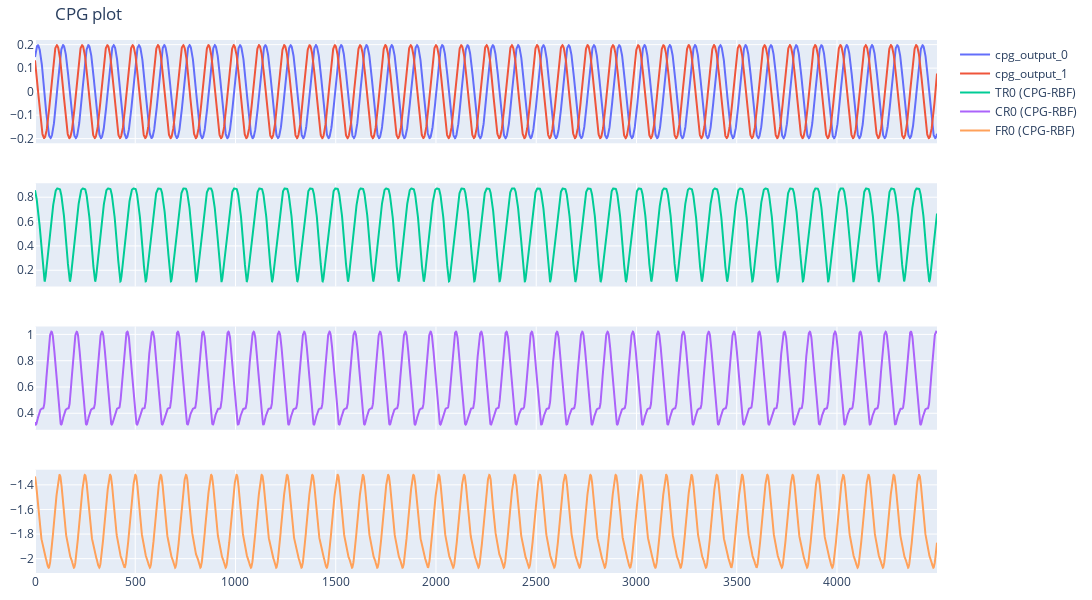

The code cell stored with this chart in its notebook:
### Code cell
cpg = CPG_SO2()
cpg_output_0 = []
cpg_output_1 = []
online_imitated_paths = {'TR0':[], 'CR0':[], 'FR0':[]}
for i in range(4500):
    cpg.s = 1.0
    cpg.update_cpg(0.05)      # phi would be equal when learning


    cpg_output_0.append(cpg.out0_t)
    cpg_output_1.append(cpg.out1_t)
    
    online_imitated_paths['TR0'].append(rbf.regenerate_target_traj(cpg.out0_t, cpg.out1_t, imitated_weights['TR0']))
    online_imitated_paths['CR0'].append(rbf.regenerate_target_traj(cpg.out0_t, cpg.out1_t, imitated_weights['CR0']))
    online_imitated_paths['FR0'].append(rbf.regenerate_target_traj(cpg.out0_t, cpg.out1_t, imitated_weights['FR0']))

fig = go.Figure()
fig = make_subplots(rows=4, cols=1, shared_xaxes=True)
fig.update_layout(height=600, width=1100, title="CPG plot")
fig.update_layout(margin=dict(l=10, r=10, t=40, b=10))  # Reduce margins

fig.add_trace(go.Scatter( y=cpg_output_0, mode='lines', name=f'cpg_output_0'), row=1, col=1)
fig.add_trace(go.Scatter( y=cpg_output_1, mode='lines', name=f'cpg_output_1'), row=1, col=1)
fig.add_trace(go.Scatter( y=online_imitated_paths['TR0'], mode='lines', name=f'TR0 (CPG-RBF)'), row=2, col=1)
fig.add_trace(go.Scatter( y=online_imitated_paths['CR0'], mode='lines', name=f'CR0 (CPG-RBF)'), row=3, col=1)
fig.add_trace(go.Scatter( y=online_imitated_paths['FR0'], mode='lines', name=f'FR0 (CPG-RBF)'), row=4, col=1)

### Figure 1 — Plotly figure (JSON) as saved in the notebook; plotly's stock layout.template omitted (floating-point values rounded to 4 significant figures; data arrays with more than 128 entries replaced by an {"elided": "..."} marker saying what was removed)
{"data": [{"mode": "lines", "name": "cpg_output_0", "type": "scatter", "xaxis": "x", "y": {"elided": "4500 float values"}, "yaxis": "y"}, {"mode": "lines", "name": "cpg_output_1", "type": "scatter", "xaxis": "x", "y": {"elided": "4500 float values"}, "yaxis": "y"}, {"mode": "lines", "name": "TR0 (CPG-RBF)", "type": "scatter", "xaxis": "x2", "y": {"elided": "4500 float values"}, "yaxis": "y2"}, {"mode": "lines", "name": "CR0 (CPG-RBF)", "type": "scatter", "xaxis": "x3", "y": {"elided": "4500 float values"}, "yaxis": "y3"}, {"mode": "lines", "name": "FR0 (CPG-RBF)", "type": "scatter", "xaxis": "x4", "y": {"elided": "4500 float values"}, "yaxis": "y4"}], "layout": {"height": 600, "margin": {"b": 10, "l": 10, "r": 10, "t": 40}, "title": {"text": "CPG plot"}, "width": 1100, "xaxis": {"anchor": "y", "domain": [0, 1], "matches": "x4", "showticklabels": false}, "xaxis2": {"anchor": "y2", "domain": [0, 1], "matches": "x4", "showticklabels": false}, "xaxis3": {"anchor": "y3", "domain": [0, 1], "matches": "x4", "showticklabels": false}, "xaxis4": {"anchor": "y4", "domain": [0, 1]}, "yaxis": {"anchor": "x", "domain": [0.8063, 1]}, "yaxis2": {"anchor": "x2", "domain": [0.5375, 0.7312]}, "yaxis3": {"anchor": "x3", "domain": [0.2687, 0.4625]}, "yaxis4": {"anchor": "x4", "domain": [0, 0.1938]}}}
